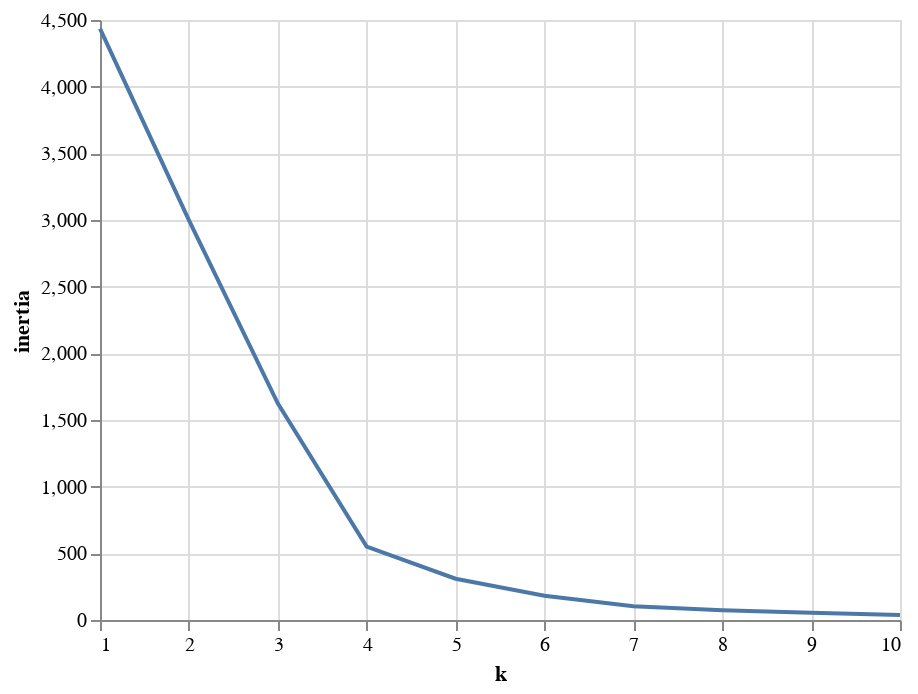

Here is the notebook cell this chart was saved with:
### Code cell
import altair as alt
alt.Chart(df_elbow).mark_line().encode(
    x='k',
    y='inertia'
)

### Figure 1 — Vega-Lite specification as saved in the notebook (floating-point values rounded to 4 significant figures)
{"config": {"view": {"continuousWidth": 400, "continuousHeight": 300}}, "data": {"name": "data-d3378ac7849870f48f76d97a46b2b1e6"}, "mark": "line", "encoding": {"x": {"type": "quantitative", "field": "k"}, "y": {"type": "quantitative", "field": "inertia"}}, "$schema": "https://vega.github.io/schema/vega-lite/v4.8.1.json", "datasets": {"data-d3378ac7849870f48f76d97a46b2b1e6": [{"k": 1, "inertia": 4435.0}, {"k": 2, "inertia": 2999.0}, {"k": 3, "inertia": 1625.0}, {"k": 4, "inertia": 550.9}, {"k": 5, "inertia": 309.6}, {"k": 6, "inertia": 182.0}, {"k": 7, "inertia": 103.4}, {"k": 8, "inertia": 72.57}, {"k": 9, "inertia": 54.04}, {"k": 10, "inertia": 37.63}]}}
